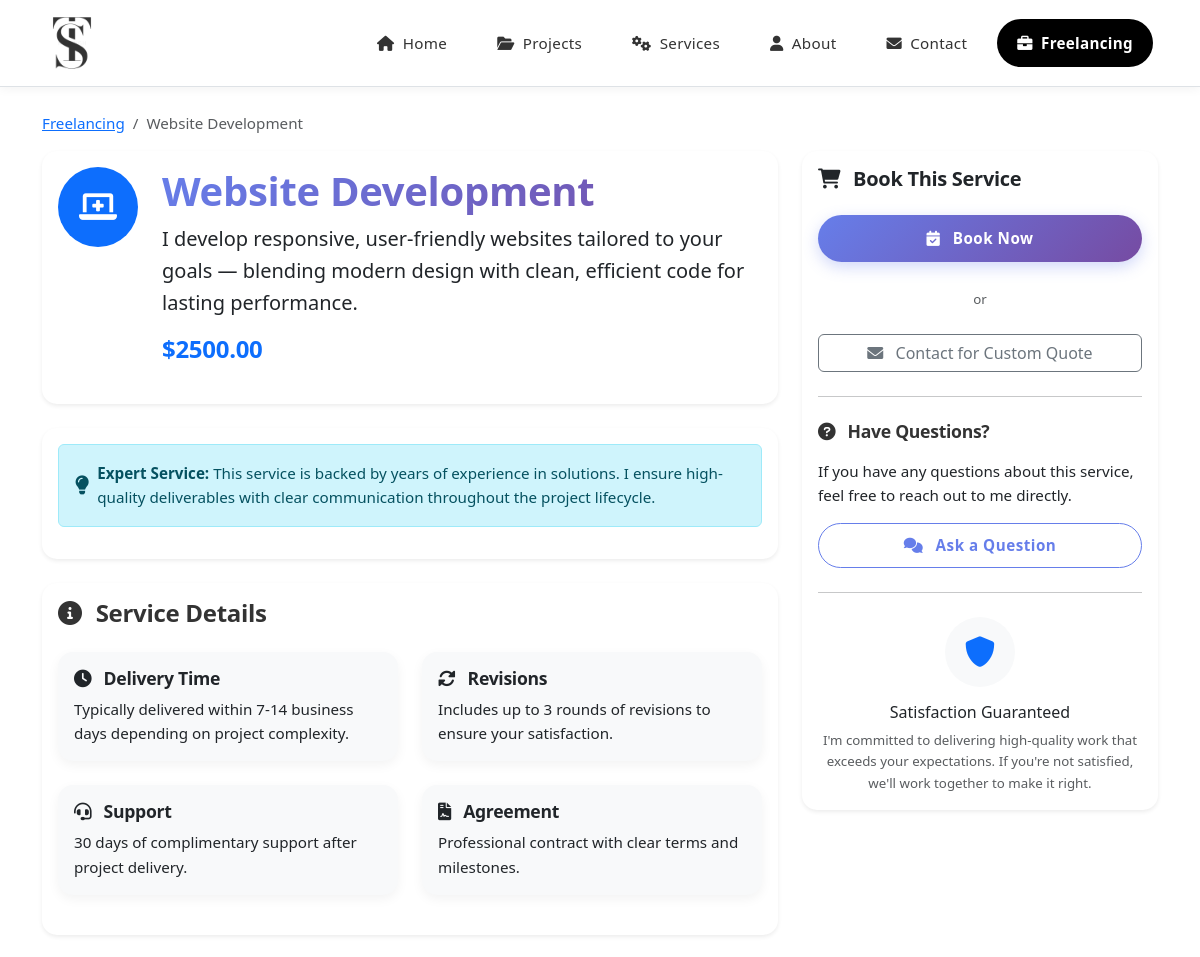
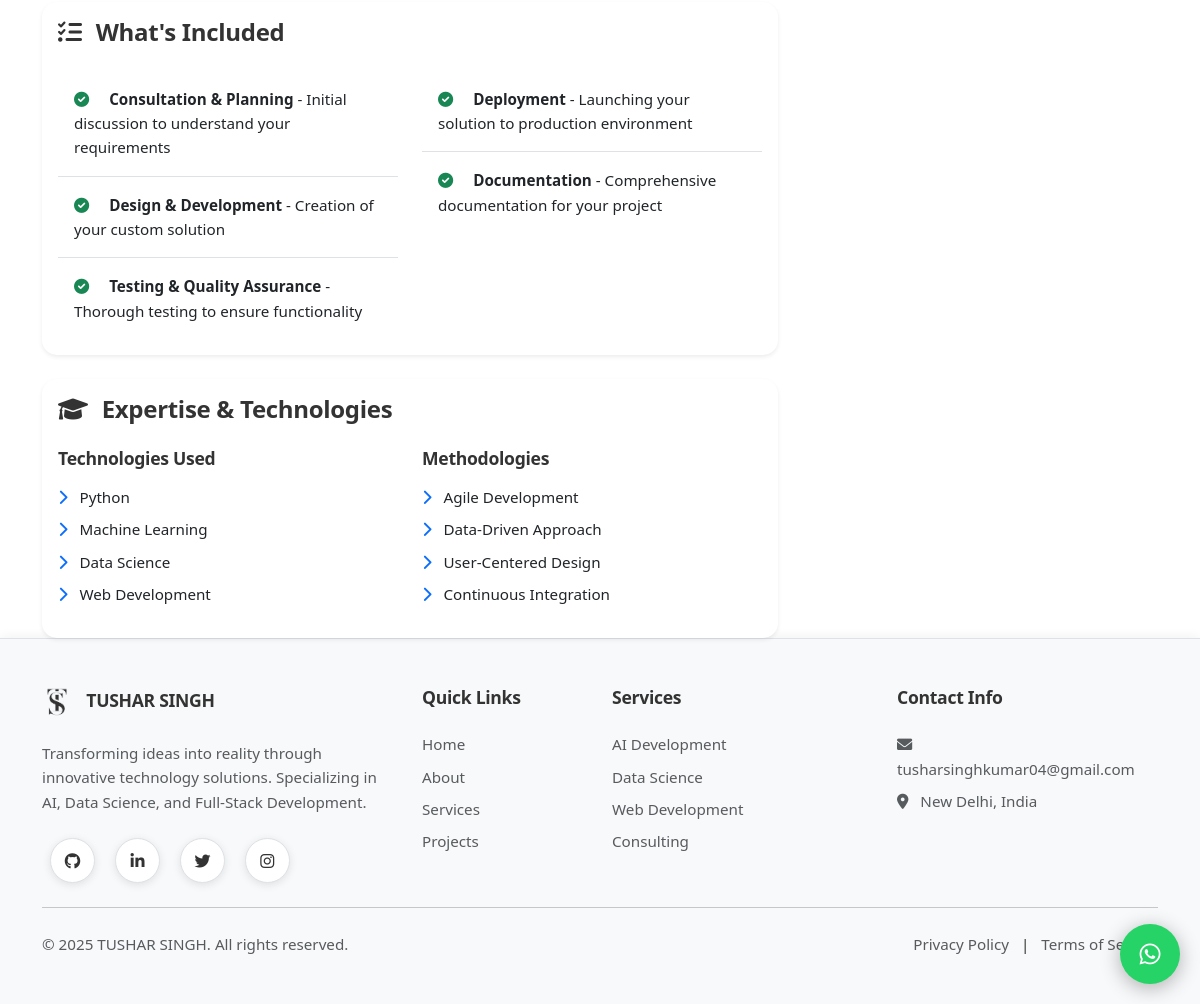
Page /freelancing/service/1/ on the committed database (2 pictures, top to bottom).
### freelancing/models.py (models this page shows, shortened)
class Service(models.Model):
    name = models.CharField(max_length=100)
    description = models.TextField()
    price = models.DecimalField(max_digits=10, decimal_places=2, null=True, blank=True)
    icon_class = models.CharField(max_length=50, default='fas fa-briefcase')
    is_active = models.BooleanField()
    class Meta:
        verbose_name = "Service"
        verbose_name_plural = "Services"

### freelancing/views.py (the view)
# urls.py: path('service/<int:service_id>/', views.service_detail, name='service_detail'),
def service_detail(request, service_id):
    service = get_object_or_404(Service, id=service_id)  # pyright: ignore[reportAttributeAccessIssue]
    services = Service.objects.all()  # pyright: ignore[reportAttributeAccessIssue]
    context = {
        'service': service,
        'services': services,
    }
    return render(request, 'freelancing/service_detail.html', context)

### templates/freelancing/service_detail.html (shortened to what this page needs)
{% extends 'base.html' %}
{% block content %}
<div class="container mt-4">
    <div class="row">
        <div class="col-12">
            <nav aria-label="breadcrumb">
                <ol class="breadcrumb">
                    <li class="breadcrumb-item"><a href="{% url 'freelancing' %}">Freelancing</a></li>
                    <li class="breadcrumb-item active" aria-current="page">{{ service.name }}</li>
                </ol>
            </nav>
        </div>
    </div>
    <div class="row">
        <div class="col-lg-8">
            <div class="card border-0 shadow-sm mb-4">
                <div class="card-body">
                    <div class="d-flex align-items-start mb-4">
                        <div class="rounded-circle bg-primary text-white d-flex align-items-center justify-content-center me-4" style="width: 80px; height: 80px; flex-shrink: 0;">
                            <i class="{{ service.icon_class|default:'fas fa-briefcase' }} fa-2x"></i>
                        </div>
                        <div>
                            <h1 class="mb-2">{{ service.name }}</h1>
                            <p class="lead">{{ service.description }}</p>
                            {% if service.price %}
                            <h3 class="text-primary mb-0">${{ service.price }}</h3>
                            {% endif %}
                        </div>
                    </div>
                </div>
            </div>
            <div class="card border-0 shadow-sm mb-4">
                <div class="card-body">
                    <div class="alert alert-info d-flex align-items-center" role="alert">
                        <div>
                            <strong>Expert Service:</strong> This service is backed by years of experience in solutions.
                            I ensure high-quality deliverables with clear communication throughout the project lifecycle.
                        </div>
                    </div>
                </div>
            </div>
            <div class="card border-0 shadow-sm mb-4">
                <div class="card-body">
                    <h3 class="mb-4"><i class="fas fa-info-circle me-2"></i> Service Details</h3>
                    <div class="row">
                        <div class="col-md-6 mb-4">
                            <div class="card h-100 border-0 bg-light">
                                <div class="card-body">
                                    <h5 class="card-title"><i class="fas fa-clock me-2"></i> Delivery Time</h5>
                                    <p class="card-text">Typically delivered within 7-14 business days depending on project complexity.</p>
                                </div>
                            </div>
                        </div>
                        <div class="col-md-6 mb-4">
                            <div class="card h-100 border-0 bg-light">
                                <div class="card-body">
                                    <h5 class="card-title"><i class="fas fa-sync-alt me-2"></i> Revisions</h5>
                                    <p class="card-text">Includes up to 3 rounds of revisions to ensure your satisfaction.</p>
                                </div>
                            </div>
                        </div>
                        <div class="col-md-6 mb-4">
                            <div class="card h-100 border-0 bg-light">
                                <div class="card-body">
                                    <h5 class="card-title"><i class="fas fa-headset me-2"></i> Support</h5>
                                    <p class="card-text">30 days of complimentary support after project delivery.</p>
                                </div>
                            </div>
                        </div>
                        <div class="col-md-6 mb-4">
                            <div class="card h-100 border-0 bg-light">
                                <div class="card-body">
                                    <h5 class="card-title"><i class="fas fa-file-contract me-2"></i> Agreement</h5>
                                    <p class="card-text">Professional contract with clear terms and milestones.</p>
                                </div>
                            </div>
                        </div>
                    </div>
                </div>
            </div>
            <div class="card border-0 shadow-sm mb-4">
                <div class="card-body">
                    <h3 class="mb-4"><i class="fas fa-list-check me-2"></i> What's Included</h3>
                    <div class="row">
                        <div class="col-md-6">
                            <ul class="list-group list-group-flush">
                                <li class="list-group-item py-3">
                                    <i class="fas fa-check-circle text-success me-3"></i>
                                    <strong>Consultation & Planning</strong> - Initial discussion to understand your requirements
                                </li>
                                <li class="list-group-item py-3">
                                    <i class="fas fa-check-circle text-success me-3"></i>
                                    <strong>Design & Development</strong> - Creation of your custom solution
                                </li>
                                <li class="list-group-item py-3">
                                    <i class="fas fa-check-circle text-success me-3"></i>
                                    <strong>Testing & Quality Assurance</strong> - Thorough testing to ensure functionality
                                </li>
                            </ul>
                        </div>
                        <div class="col-md-6">
                            <ul class="list-group list-group-flush">
                                <li class="list-group-item py-3">
                                    <i class="fas fa-check-circle text-success me-3"></i>
                                    <strong>Deployment</strong> - Launching your solution to production environment
                                </li>
                                <li class="list-group-item py-3">
                                    <i class="fas fa-check-circle text-success me-3"></i>
                                    <strong>Documentation</strong> - Comprehensive documentation for your project
                                </li>
                            </ul>
                        </div>
                    </div>
                </div>
            </div>
            <div class="card border-0 shadow-sm">
                <div class="card-body">
                    <h3 class="mb-4"><i class="fas fa-graduation-cap me-2"></i> Expertise & Technologies</h3>
                    <div class="row">
                        <div class="col-md-6">
                            <h5 class="mb-3">Technologies Used</h5>
                            <ul class="list-unstyled">
                                <li class="mb-2"><i class="fas fa-chevron-right me-2 text-primary"></i> Python</li>
                                <li class="mb-2"><i class="fas fa-chevron-right me-2 text-primary"></i> Machine Learning</li>
                                <li class="mb-2"><i class="fas fa-chevron-right me-2 text-primary"></i> Data Science</li>
                                <li class="mb-2"><i class="fas fa-chevron-right me-2 text-primary"></i> Web Development</li>
                            </ul>
                        </div>
                        <div class="col-md-6">
                            <h5 class="mb-3">Methodologies</h5>
                            <ul class="list-unstyled">
                                <li class="mb-2"><i class="fas fa-chevron-right me-2 text-primary"></i> Agile Development</li>
                                <li class="mb-2"><i class="fas fa-chevron-right me-2 text-primary"></i> Data-Driven Approach</li>
                                <li class="mb-2"><i class="fas fa-chevron-right me-2 text-primary"></i> User-Centered Design</li>
                                <li class="mb-2"><i class="fas fa-chevron-right me-2 text-primary"></i> Continuous Integration</li>
                            </ul>
                        </div>
                    </div>
                </div>
            </div>
        </div>
        <div class="col-lg-4">
            <div class="card border-0 shadow-sm sticky-top" style="top: 20px;">
                <div class="card-body">
                    <h4 class="card-title mb-4"><i class="fas fa-shopping-cart me-2"></i> Book This Service</h4>
                    <div class="d-grid mb-4">
                        <button class="btn btn-primary btn-lg" data-bs-toggle="modal" data-bs-target="#bookingModal" data-service="{{ service.name }}">
                            <i class="fas fa-calendar-check me-2"></i> Book Now
                        </button>
                    </div>
                    <div class="text-center mb-4">
                        <small class="text-muted">or</small>
                    </div>
                    <div class="d-grid mb-4">
                        <a href="{% url 'contact' %}" class="btn btn-outline-secondary">
                            <i class="fas fa-envelope me-2"></i> Contact for Custom Quote
                        </a>
                    </div>
                    <hr class="my-4">
                    <h5 class="mb-3"><i class="fas fa-question-circle me-2"></i> Have Questions?</h5>
                    <p class="mb-3">If you have any questions about this service, feel free to reach out to me directly.</p>
                    <div class="d-grid mb-4">
                        <a href="{% url 'contact' %}" class="btn btn-outline-primary">
                            <i class="fas fa-comments me-2"></i> Ask a Question
                        </a>
                    </div>
                    <hr class="my-4">
                    <div class="text-center">
                        <div class="rounded-circle bg-light mx-auto mb-3 d-flex align-items-center justify-content-center" style="width: 70px; height: 70px;">
                            <i class="fas fa-shield-alt text-primary fa-2x"></i>
                        </div>
                        <h6 class="mb-2">Satisfaction Guaranteed</h6>
                        <p class="small text-muted mb-0">
                            I'm committed to delivering high-quality work that exceeds your expectations.
                            If you're not satisfied, we'll work together to make it right.
                        </p>
                    </div>
                </div>
            </div>
        </div>
    </div>
</div>
{% endblock %}

### rows in the picture
Service: name "Website Development", description "I develop responsive, user-friendly websites tailored to your goals — blending modern design with clean, efficient code for lasting performance.", price "2500.00"
